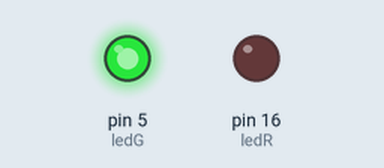
A sketch run on a simulated Arduino Uno, built with avr-gcc and run on an emulated ATmega328P. On the bench: output pins drawn as LEDs (lit = HIGH). What the sketch prints to the serial monitor is not drawn.

Above: at 1.0 s.
At 3.0 s:
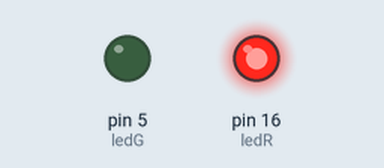
Timing chart, 0 to 5.2 s (numbered marks = the images above):
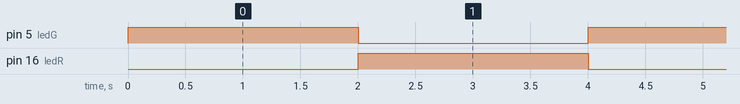

Measured:
- by itself, pin 5 (ledG), pin 16 (ledR): alternates HIGH for 2.0 s and LOW for 2.0 s

The sketch:

LedState.ino
```cpp
int ledR = 16;
int ledG = 5;

void setup() {
  Serial.begin(9600);
  Serial.println("프로그램 시작");

  //신호등 핀 설정
  pinMode(ledR, OUTPUT);
  pinMode(ledG, OUTPUT);

  //꺼짐으로 시작
  digitalWrite(ledR, LOW);
  digitalWrite(ledG, HIGH);
}

boolean ledRState = false;
boolean ledGState = true;

void loop() {

  digitalWrite(ledR, ledRState);
  digitalWrite(ledG, ledGState);


  ledRState = !ledRState;
  ledGState = !ledGState;

  delay(2000);
}
```
